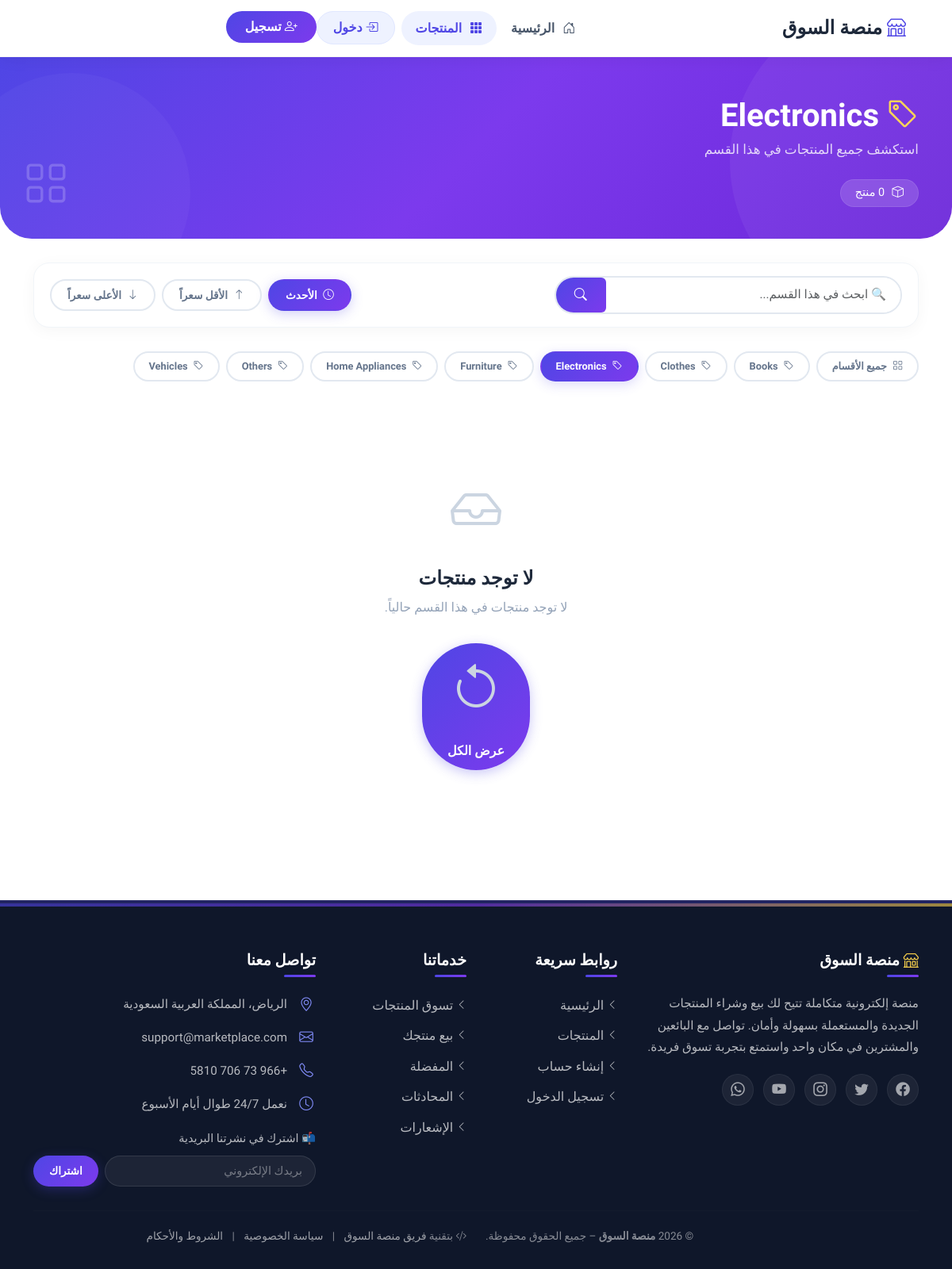
/products/category.php?id=2, run on the app's committed database.
### tables this page shows
CREATE TABLE IF NOT EXISTS `categories` (
  `id` INT(11) NOT NULL AUTO_INCREMENT,
  `name` VARCHAR(50) NOT NULL,
  `slug` VARCHAR(50) NOT NULL UNIQUE,
  `created_at` TIMESTAMP NOT NULL DEFAULT CURRENT_TIMESTAMP,
  PRIMARY KEY (`id`)
);

### includes/helpers.php (called while the page is built, shortened)
<?php
function sanitizeInput(string $data): string {
    $data = trim($data);
    $data = stripslashes($data);
    $data = htmlspecialchars($data, ENT_QUOTES, 'UTF-8');
    return $data;
}

### products/category.php (the view, shortened to what this page needs)
<?php
require_once '../includes/helpers.php';
$categoryId = filter_var($_GET['id'] ?? 0, FILTER_VALIDATE_INT);
$search = sanitizeInput($_GET['search'] ?? '');
$sort = $_GET['sort'] ?? 'newest';
$page = max(1, filter_var($_GET['page'] ?? 1, FILTER_VALIDATE_INT));
$limit = 12;
$offset = ($page - 1) * $limit;
try {
    $db = Database::getConnection();
    $stmtCat = $db->prepare('SELECT id, name, slug FROM categories WHERE id = ?');
    $stmtCat->execute([$categoryId]);
    $category = $stmtCat->fetch();
    $whereConditions = ['p.category_id = ?', 'p.status = "available"'];
    $params = [$categoryId];
    $whereClause = implode(' AND ', $whereConditions);
    $orderBy = match($sort) {
        'price_low' => 'p.price ASC',
        'price_high' => 'p.price DESC',
        'oldest' => 'p.created_at ASC',
        default => 'p.created_at DESC'
    };
    $countSql = "SELECT COUNT(*) as total FROM products p WHERE $whereClause";
    $stmt = $db->prepare($countSql);
    $stmt->execute($params);
    $total = $stmt->fetch()['total'];
    $sql = "SELECT p.*, u.name as seller_name,
            (SELECT image_path FROM product_images WHERE product_id = p.id AND is_primary = 1 LIMIT 1) as primary_image
            FROM products p
            JOIN users u ON p.seller_id = u.id
            WHERE $whereClause
            ORDER BY $orderBy
            LIMIT ? OFFSET ?";
    $stmt = $db->prepare($sql);
    $params[] = $limit;
    $params[] = $offset;
    $stmt->execute($params);
    $products = $stmt->fetchAll();
    $stmtAllCats = $db->query('SELECT id, name FROM categories ORDER BY name');
    $allCategories = $stmtAllCats->fetchAll();
} catch (PDOException $e) {
    $error = 'حدث خطأ في تحميل المنتجات.';
    $products = [];
    $allCategories = [];
}
require_once '../includes/header.php';
?>
<section class="category-header">
    <div class="container">
        <div class="row align-items-center">
            <div class="col-lg-8">
                <h1 class="page-title">
                    <i class="bi bi-tag"></i> <?php echo htmlspecialchars($category['name']); ?>
                </h1>
                <p class="page-subtitle">استكشف جميع المنتجات في هذا القسم</p>
                <span class="product-count">
                    <i class="bi bi-box"></i> <?php echo $total; ?> منتج
                </span>
            </div>
            <div class="col-lg-4 text-center d-none d-lg-block">
                <i class="bi bi-grid category-icon"></i>
            </div>
        </div>
    </div>
</section>
<div class="container pb-4">
    <div class="filter-section">
        <div class="row align-items-center g-3">
            <div class="col-md-5">
                <div class="search-box">
                    <form method="GET" action="">
                        <div class="input-group">
                            <input type="text" class="form-control" name="search" placeholder="🔍 ابحث في هذا القسم..." value="<?php echo htmlspecialchars($search); ?>">
                            <button class="btn btn-search" type="submit">
                                <i class="bi bi-search"></i>
                            </button>
                        </div>
                    </form>
                </div>
            </div>
            <div class="col-md-7">
                <div class="sort-buttons d-flex flex-wrap gap-2 justify-content-md-end">
                    <a href="?id=<?php echo $categoryId; ?>&sort=newest<?php echo $search ? '&search='.urlencode($search) : ''; ?>" class="btn <?php echo $sort === 'newest' ? 'active' : ''; ?>">
                        <i class="bi bi-clock"></i> الأحدث
                    </a>
                    <a href="?id=<?php echo $categoryId; ?>&sort=price_low<?php echo $search ? '&search='.urlencode($search) : ''; ?>" class="btn <?php echo $sort === 'price_low' ? 'active' : ''; ?>">
                        <i class="bi bi-arrow-up"></i> الأقل سعراً
                    </a>
                    <a href="?id=<?php echo $categoryId; ?>&sort=price_high<?php echo $search ? '&search='.urlencode($search) : ''; ?>" class="btn <?php echo $sort === 'price_high' ? 'active' : ''; ?>">
                        <i class="bi bi-arrow-down"></i> الأعلى سعراً
                    </a>
                </div>
            </div>
        </div>
    </div>
    <div class="category-pills">
        <a href="index.php" class="pill <?php echo !isset($_GET['id']) ? 'active' : ''; ?>">
            <i class="bi bi-grid"></i> جميع الأقسام
        </a>
        <?php foreach ($allCategories as $cat): ?>
            <a href="category.php?id=<?php echo $cat['id']; ?>" class="pill <?php echo $cat['id'] == $categoryId ? 'active' : ''; ?>">
                <i class="bi bi-tag"></i> <?php echo htmlspecialchars($cat['name']); ?>
            </a>
        <?php endforeach; ?>
    </div>
    <?php if (empty($products)): ?>
        <div class="empty-state">
            <i class="bi bi-inbox"></i>
            <h4>لا توجد منتجات</h4>
            <p>
                <?php if (!empty($search)): ?>
                    لم يتم العثور على نتائج مطابقة لبحثك في هذا القسم.
                <?php else: ?>
                    لا توجد منتجات في هذا القسم حالياً.
                <?php endif; ?>
            </p>
            <a href="category.php?id=<?php echo $categoryId; ?>" class="btn btn-primary rounded-pill mt-3">
                <i class="bi bi-arrow-counterclockwise"></i> عرض الكل
            </a>
        </div>
    <?php endif; ?>
</div>
<?php
require_once '../includes/footer.php';
?>
</body>
</html>

### assets/css/style.css (style rules this page uses)
:root { --primary: #4F46E5; --primary-dark: #4338CA; --primary-light: #818CF8; --secondary: #7C3AED; --gradient-main: linear-gradient(135deg, #4F46E5 0%, #7C3AED 100%); --gradient-hero: linear-gradient(135deg, #4F46E5 0%, #7C3AED 50%, #6D28D9 100%); --text-dark: #1A202C; --text-muted: #4A5568; --bg-light: #F7FAFC; --card-shadow: 0 10px 40px rgba(79, 70, 229, 0.08); --card-hover-shadow: 0 20px 60px rgba(79, 70, 229, 0.15); --radius-lg: 24px; --radius-md: 16px; --radius-sm: 12px; --transition: all 0.3s cubic-bezier(0.4, 0, 0.2, 1); }
* { font-family: 'Tajawal', sans-serif; margin: 0; padding: 0; box-sizing: border-box; }
body { background-color: #FFFFFF; color: var(--text-dark); line-height: 1.7; overflow-x: hidden; }
a { text-decoration: none; transition: var(--transition); }
.btn-primary { background: var(--gradient-main); border: none; color: #fff; padding: 12px 32px; border-radius: 50px; font-weight: 700; transition: var(--transition); box-shadow: 0 4px 15px rgba(79, 70, 229, 0.3); }

### products/category.php (style rules this page uses)
.category-header { background: linear-gradient(135deg, #4F46E5 0%, #7C3AED 50%, #6D28D9 100%); padding: 50px 0 40px; border-radius: 0 0 40px 40px; margin-bottom: 30px; position: relative; overflow: hidden; }
.category-header::before { content: ''; position: absolute; top: -30%; right: -10%; width: 400px; height: 400px; background: rgba(255,255,255,0.05); border-radius: 50%; }
.category-header::after { content: ''; position: absolute; bottom: -40%; left: -5%; width: 300px; height: 300px; background: rgba(255,255,255,0.03); border-radius: 50%; }
.category-header .category-icon { font-size: 3.5rem; color: rgba(255,255,255,0.2); position: absolute; left: 30px; bottom: 20px; }
.category-header .page-title { color: #fff; font-weight: 900; font-size: 2.5rem; margin-bottom: 4px; }
.category-header .page-title i { color: #FCD34D; }
.category-header .page-subtitle { color: rgba(255,255,255,0.8); font-size: 1.05rem; }
.category-header .product-count { display: inline-block; background: rgba(255,255,255,0.15); backdrop-filter: blur(4px); padding: 4px 18px; border-radius: 30px; color: #fff; font-size: 0.9rem; margin-top: 8px; border: 1px solid rgba(255,255,255,0.1); }
.category-header .product-count i { margin-left: 6px; }
.filter-section { background: #fff; border-radius: 20px; padding: 16px 20px; box-shadow: 0 4px 20px rgba(0,0,0,0.04); border: 1px solid #F1F5F9; margin-bottom: 30px; }
.filter-section .search-box .input-group { border-radius: 30px; overflow: hidden; border: 2px solid #E2E8F0; transition: 0.3s; }
.filter-section .search-box .form-control { border: none; padding: 10px 18px; font-size: 0.95rem; }
.filter-section .search-box .btn-search { background: linear-gradient(135deg, #4F46E5, #7C3AED); border: none; color: #fff; padding: 10px 24px; font-weight: 600; transition: 0.3s; }
.filter-section .sort-buttons .btn { border-radius: 30px !important; padding: 8px 20px; font-weight: 600; font-size: 0.85rem; border: 2px solid #E2E8F0; color: #64748B; transition: 0.3s; }
.filter-section .sort-buttons .btn.active { background: linear-gradient(135deg, #4F46E5, #7C3AED); border-color: transparent; color: #fff; box-shadow: 0 4px 15px rgba(79,70,229,0.25); }
.filter-section .sort-buttons .btn i { margin-left: 4px; }
.category-pills { display: flex; flex-wrap: wrap; gap: 8px; margin-bottom: 30px; }
.category-pills .pill { padding: 6px 18px; border-radius: 30px; font-size: 0.8rem; font-weight: 600; transition: 0.3s; text-decoration: none; border: 2px solid #E2E8F0; color: #64748B; background: #fff; }
.category-pills .pill.active { background: linear-gradient(135deg, #4F46E5, #7C3AED); border-color: transparent; color: #fff; box-shadow: 0 4px 15px rgba(79,70,229,0.2); }
.category-pills .pill i { margin-left: 4px; }
.empty-state { text-align: center; padding: 80px 20px; }
.empty-state i { font-size: 4rem; color: #CBD5E1; display: block; margin-bottom: 16px; }
.empty-state h4 { color: #1E293B; font-weight: 700; }
.empty-state p { color: #94A3B8; font-size: 1rem; }

### data on the page
categories: name "Electronics"
categories: name "Books"
categories: name "Clothes"
categories: name "Furniture"
categories: name "Home Appliances"
categories: name "Others"
categories: name "Vehicles"
